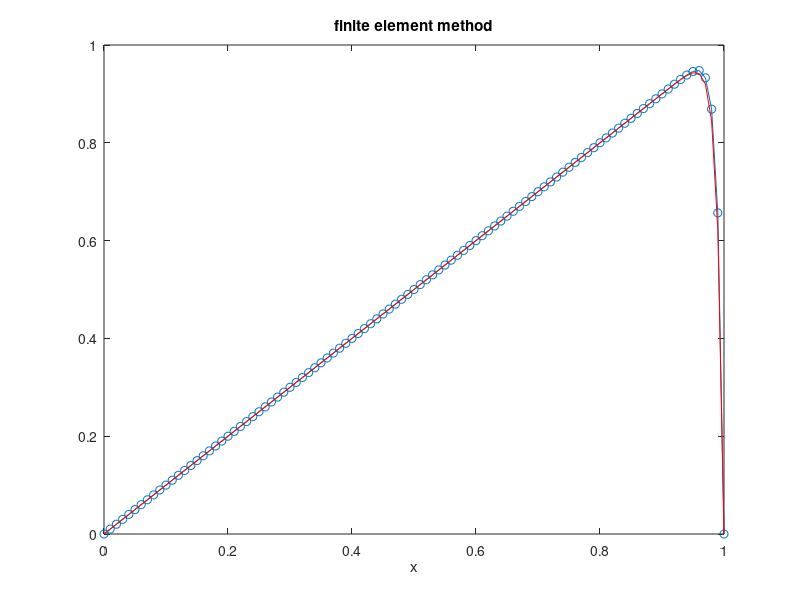

Here is the MATLAB script that generated this plot:
epsilon = 0.01;
ue = @(x) (x - exp((x-1)/epsilon) - x .* exp(-1 / epsilon) + exp(-1 / epsilon)) / (1 - exp(-1/epsilon));

% Define boundary condition
u0 = 0;
u1 = 0;

% Crate mesh
n = 100;
h = 1 / n;
m = n - 1;
x = linspace(0, 1, n + 1);

% Assemble linear system

left_coef = -epsilon / h - (1 / 2);
right_coef = -epsilon / h + (1 / 2);
center_coef = (2 * epsilon) / h;

A = zeros(m, m);
for i = 1:m
    for j = 1:m
        
        if (i == j)
            A(i, j) = center_coef;
        end
        
        if (j == i - 1)
            A(i, j) = left_coef;
        end
        
        if (j == i + 1)
            A(i, j) = right_coef;
        end
    end
end

b = zeros(m, 1);
for i = 1:m
    
    b(i) = h;
    
    if (i == 1)
        b(i) = b(i) - left_coef * u0;
    end
    
    if (i == m)
        b(m) = b(m) - right_coef * u1;
    end
end

% Solving linear system
fem_sol = A\b;
fem_sol = [u0; fem_sol; u1];

% Plot solution
plot(x, fem_sol, '-o',x, ue(x), 'r')
title('finite element method')
xlabel('x')